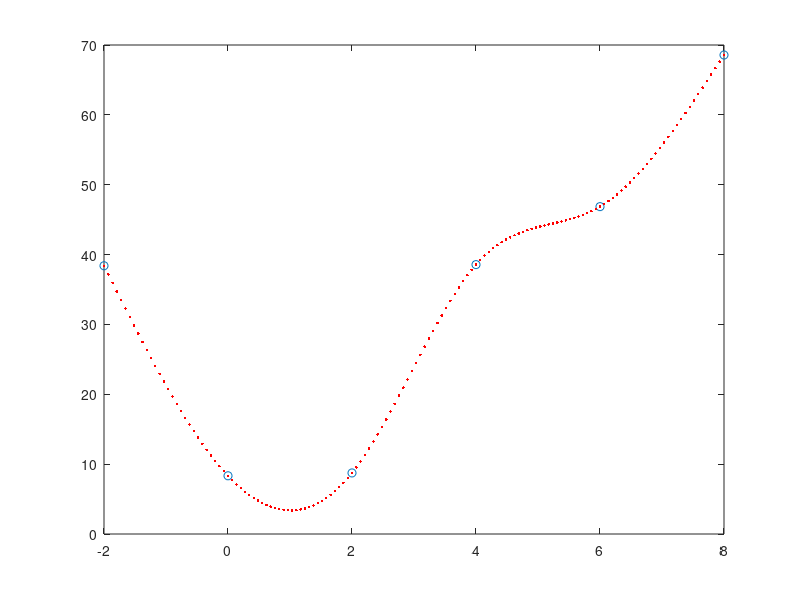

Reproduce this figure in MATLAB.
cla
clear

hold off

func=@(x) (x.^2 + 10 ./ (sin(x) + 1.2));


x=linspace(-2,8,6);  # x1〜x6 (n=6)
n=columns(x);
y=func(x);

plot(x,y, "o")


# 頻繁に使うので、hx = x(i+1) - x(i)  と置く (i=1...n-1)
hx=x(2:end)-x(1:end-1);   

# 同様に頻繁に使うので、hy = y(i+1) - y(i)  と置く (i=1..n-1)
hy=y(2:end) - y(1:end-1);


# yの2階微分の連立方程式を最初に解く
# 詳細はググる（この本には書いてない)
A=zeros(n,n);
B=zeros(n,1);


A(1,1)=1;   # (u_1=0とするので、ここは1)

for i=2:n-1
    A(i,i-1)=hx(i-1);
    A(i,i)=2*(hx(i)+hx(i-1));
    A(i,i+1)=hx(i);
endfor
A(n,n)=1; # u_n=0とするので、ここは1


B(1)=0;    # u6=0
for i=2:n-1
    B(i)=6*(hy(i)/hx(i)-hy(i-1)/hx(i-1));
endfor
B(n)=0;

u=A\B;

hu=u(2:end)-u(1:end-1);


# ややこしいので、全部列行列に合わせる
hx=hx';
hy=hy';

# S(x) = a_i(x-x_i)^3 + b_i(x-x_i)^2 + c_i(x-x_i) + d_i

# b_i = u_i / 2
b=u/2;

a=hu ./ hx / 6;

c=hy./hx - hx .* (2 * u(1:end-1) + u(2:end)) / 6;

d=y(1:end-1);

for i=1:n-1
    xx=linspace(x(i),x(i+1),30);
    yy=a(i)*(xx-x(i)).^3 + b(i)*(xx-x(i)).^2+c(i)*(xx-x(i))+d(i);
    hold on
    plot(xx,yy, "r.");
endfor

